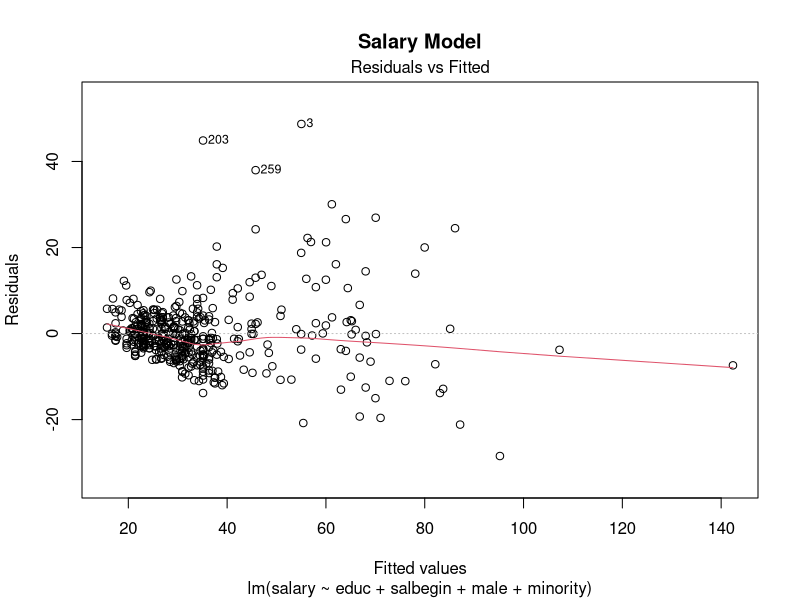
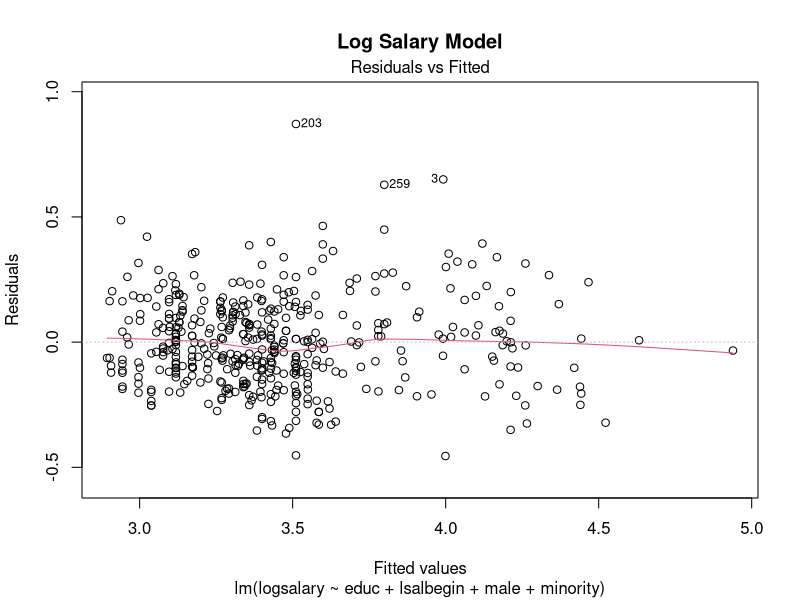

Here is the R script that generated these plots, in order:
## ---- chunk 1
knitr::opts_chunk$set(echo = TRUE)
## ---- chunk 2
library(readr)
data2 <- read_csv("data2.csv")
## ---- chunk 3
salary <- data2$salary
logsalary <- data2$lsalary
educ <- data2$educ
salbegin <- data2$salbegin
lsalbegin <- data2$lsalbegin
male <- data2$male
minority <- data2$minority
jobcat <- data2$jobcat
## ---- chunk 4
salarymodel <- lm(salary~educ+salbegin+male+minority)
logsalarymodel <- lm(logsalary~educ+lsalbegin+male+minority)
summary(salarymodel);summary(logsalarymodel)
## ---- chunk 5
plot(salarymodel, which = 1, main = "Salary Model"); plot(logsalarymodel, which = 1, main = "Log Salary Model")
## ---- chunk 6
summary(salarymodel)
## ---- chunk 7
summary(logsalarymodel)
## ---- chunk 8
y_hat <- -6.932+0.99327*educ+1.6*salbegin+1.83*male+-1.725*minority
y_hatlog <- 0.8491+0.0235*educ+0.82*lsalbegin+0.045*male+-0.041*minority
## ---- chunk 9
y_hat_square <- y_hat^2
y_hat_cube <- y_hat^3
y_hatlog_square <- y_hatlog^2
y_hatlog_cube <- y_hatlog^3
## ---- chunk 10
reg <- lm(salary~educ+salbegin+male+minority+y_hat_square+y_hat_cube)
reglog <- lm(logsalary~educ+lsalbegin+male+minority+y_hatlog_square+y_hatlog_cube)
## ---- chunk 11
reg
## ---- chunk 12
reglog
## ---- chunk 13
library(lmtest)
resettest(salarymodel); resettest(logsalarymodel)
## ---- chunk 14
library(lmtest)
waldtest(reg, vcov = vcov(reg), terms = c("y_hat_square", "y_hat_cube")) #tester manuelt om de hver især er = 0
waldtest(reglog, vcov = vcov(reglog), terms = c("y_hatlog_square", "y_hatlog_cube")) #tester manuelt om de hver især er = 0
